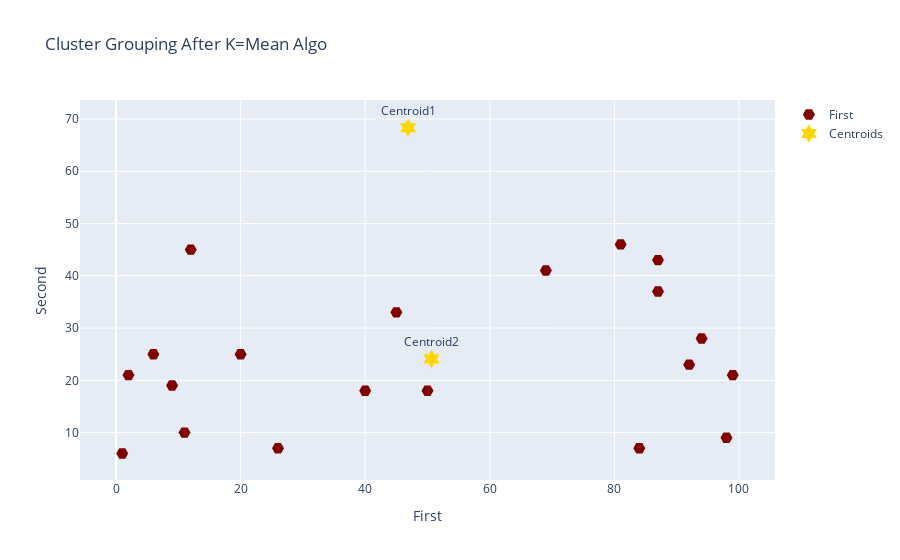

The notebook cell this image was saved under:
### Code cell
color = ['cyan', 'magneta']
for clstr in range(cluster):
    data = x[x['Cluster'] == clstr+1]
    fig = go.Figure()
    fig.add_trace(go.Scatter(x = data['First'], y = data['Second'], mode = 'markers', name = 'First', marker = dict(size = 12, color = 'maroon', symbol = 'hexagon2')))
fig.add_trace(go.Scatter(x = centroidnew['First'], y = centroidnew['Second'], mode = 'markers+text', name = 'Centroids', text=['Centroid1', 'Centroid2'], textposition="top center", marker = dict(size = 14, color = 'gold', symbol = 'hexagram-dot')))
fig.update_layout(title = "Cluster Grouping After K=Mean Algo", xaxis_title = 'First', yaxis_title = 'Second')
fig.show()

### Figure 1 — Plotly figure (JSON) as saved in the notebook; plotly's stock layout.template omitted (floating-point values rounded to 4 significant figures)
{"data": [{"marker": {"color": "maroon", "size": 12, "symbol": "hexagon2"}, "mode": "markers", "name": "First", "type": "scatter", "x": [2, 50, 87, 12, 40, 84, 92, 1, 94, 6, 20, 11, 98, 45, 87, 69, 9, 99, 26, 81], "y": [21, 18, 37, 45, 18, 7, 23, 6, 28, 25, 25, 10, 9, 33, 43, 41, 19, 21, 7, 46]}, {"marker": {"color": "gold", "size": 14, "symbol": "hexagram-dot"}, "mode": "markers+text", "name": "Centroids", "text": ["Centroid1", "Centroid2"], "textposition": "top center", "type": "scatter", "x": [46.88, 50.65], "y": [68.32, 24.1]}], "layout": {"autosize": true, "title": {"text": "Cluster Grouping After K=Mean Algo"}, "xaxis": {"autorange": true, "range": [-5.221, 105.2], "title": {"text": "First"}, "type": "linear"}, "yaxis": {"autorange": true, "range": [-1.055, 75.91], "title": {"text": "Second"}, "type": "linear"}}}
